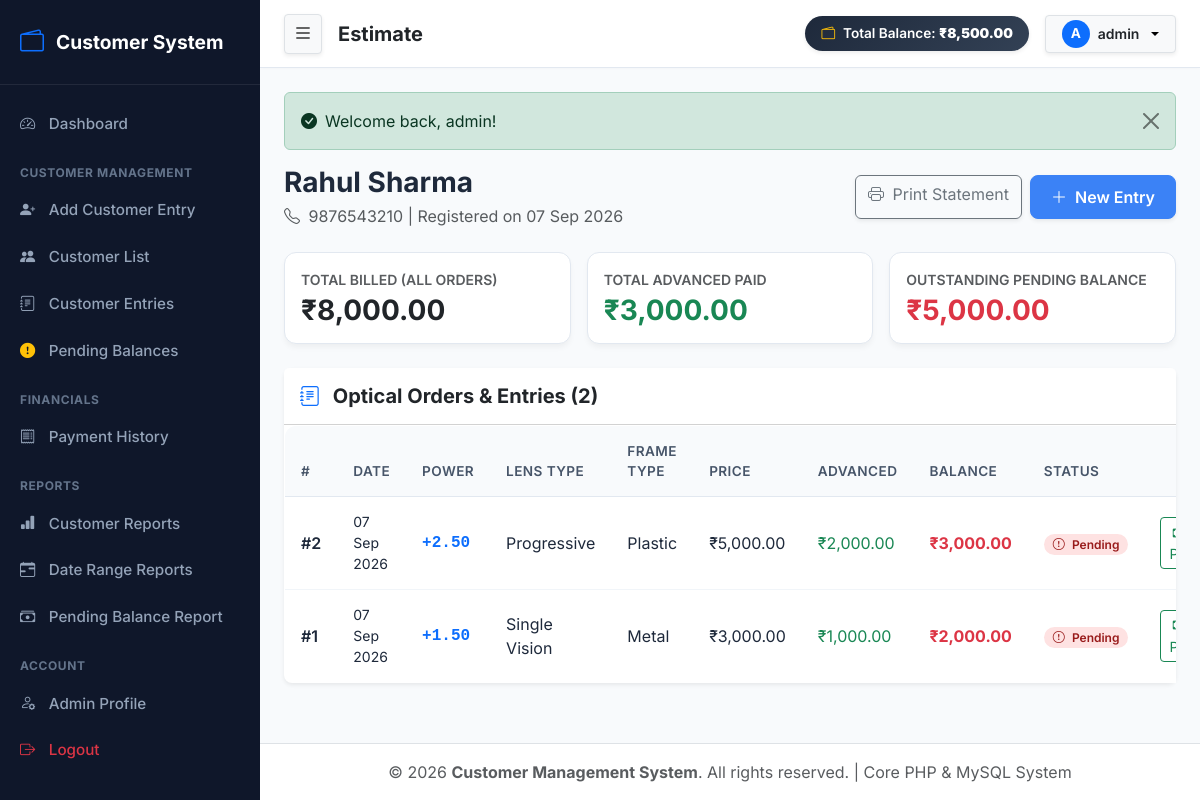
/customers/view.php?id=1 (signed in), run on the app's committed database.
### tables this page shows
CREATE TABLE customers (
    id INT AUTO_INCREMENT PRIMARY KEY,
    name VARCHAR(100) NOT NULL,
    mobile VARCHAR(15) NOT NULL UNIQUE,
    created_at TIMESTAMP DEFAULT CURRENT_TIMESTAMP,
    updated_at TIMESTAMP DEFAULT CURRENT_TIMESTAMP ON UPDATE CURRENT_TIMESTAMP,
    INDEX idx_mobile (mobile),
    INDEX idx_name (name)
);

CREATE TABLE customer_entries (
    id INT AUTO_INCREMENT PRIMARY KEY,
    customer_id INT NOT NULL,
    power_id INT NULL,
    lens_type_id INT NULL,
    frame_type_id INT NULL,
    entry_date DATE NOT NULL,
    price DECIMAL(10,2) NOT NULL DEFAULT 0.00,
    advanced DECIMAL(10,2) NOT NULL DEFAULT 0.00,
    balance DECIMAL(10,2) NOT NULL DEFAULT 0.00,
    status ENUM('Paid', 'Pending') NOT NULL DEFAULT 'Pending',
    notes TEXT NULL,
    created_at TIMESTAMP DEFAULT CURRENT_TIMESTAMP,
    updated_at TIMESTAMP DEFAULT CURRENT_TIMESTAMP ON UPDATE CURRENT_TIMESTAMP,
    FOREIGN KEY (customer_id) REFERENCES customers(id) ON DELETE CASCADE,
    FOREIGN KEY (power_id) REFERENCES powers(id) ON DELETE SET NULL,
    FOREIGN KEY (lens_type_id) REFERENCES lens_types(id) ON DELETE SET NULL,
    FOREIGN KEY (frame_type_id) REFERENCES frame_types(id) ON DELETE SET NULL,
    INDEX idx_customer_id (customer_id),
    INDEX idx_entry_date (entry_date),
    INDEX idx_status (status)
);

CREATE TABLE powers (
    id INT AUTO_INCREMENT PRIMARY KEY,
    name VARCHAR(50) NOT NULL UNIQUE,
    status ENUM('active', 'inactive') NOT NULL DEFAULT 'active',
    created_at TIMESTAMP DEFAULT CURRENT_TIMESTAMP,
    updated_at TIMESTAMP DEFAULT CURRENT_TIMESTAMP ON UPDATE CURRENT_TIMESTAMP
);

CREATE TABLE lens_types (
    id INT AUTO_INCREMENT PRIMARY KEY,
    name VARCHAR(100) NOT NULL UNIQUE,
    status ENUM('active', 'inactive') NOT NULL DEFAULT 'active',
    created_at TIMESTAMP DEFAULT CURRENT_TIMESTAMP,
    updated_at TIMESTAMP DEFAULT CURRENT_TIMESTAMP ON UPDATE CURRENT_TIMESTAMP
);

CREATE TABLE frame_types (
    id INT AUTO_INCREMENT PRIMARY KEY,
    name VARCHAR(100) NOT NULL UNIQUE,
    status ENUM('active', 'inactive') NOT NULL DEFAULT 'active',
    created_at TIMESTAMP DEFAULT CURRENT_TIMESTAMP,
    updated_at TIMESTAMP DEFAULT CURRENT_TIMESTAMP ON UPDATE CURRENT_TIMESTAMP
);

### customers/view.php (the view, shortened to what this page needs)
<?php
require_once __DIR__ . '/../includes/header.php';
$db = Database::getConnection();
$customerId = (int)($_GET['id'] ?? 0);
$custStmt = $db->prepare("SELECT * FROM customers WHERE id = ?");
$custStmt->execute([$customerId]);
$customer = $custStmt->fetch();
$financials = getCustomerFinancialSummary($customerId);
$entriesStmt = $db->prepare("
    SELECT
        ce.*,
        p.name as power_name,
        lt.name as lens_type_name,
        ft.name as frame_type_name
    FROM customer_entries ce
    LEFT JOIN powers p ON ce.power_id = p.id
    LEFT JOIN lens_types lt ON ce.lens_type_id = lt.id
    LEFT JOIN frame_types ft ON ce.frame_type_id = ft.id
    WHERE ce.customer_id = ?
    ORDER BY ce.id DESC
");
$entriesStmt->execute([$customerId]);
$entries = $entriesStmt->fetchAll();
?>
<div class="d-flex flex-wrap justify-content-between align-items-center mb-4 gap-3">
    <div>
        <h3 class="fw-bold mb-1"><?php echo htmlspecialchars($customer['name']); ?></h3>
        <p class="text-muted m-0"><i class="bi bi-telephone me-1"></i> <?php echo htmlspecialchars($customer['mobile']); ?> | Registered on <?php echo date('d M Y', strtotime($customer['created_at'])); ?></p>
    </div>
    <div class="d-flex gap-2">
        <a href="../print/statement.php?id=<?php echo $customer['id']; ?>" target="_blank" class="btn btn-outline-secondary shadow-sm">
            <i class="bi bi-printer me-1"></i> Print Statement
        </a>
        <a href="../entries/add.php?customer_id=<?php echo $customer['id']; ?>" class="btn btn-primary shadow-sm">
            <i class="bi bi-plus-lg me-1"></i> New Entry
        </a>
    </div>
</div>
<div class="row g-3 mb-4">
    <div class="col-12 col-md-4">
        <div class="card card-stat p-3">
            <span class="text-muted small fw-semibold text-uppercase">Total Billed (All Orders)</span>
            <h3 class="fw-bold text-dark mt-1 mb-0"><?php echo formatCurrency($financials['total_price']); ?></h3>
        </div>
    </div>
    <div class="col-12 col-md-4">
        <div class="card card-stat p-3">
            <span class="text-muted small fw-semibold text-uppercase">Total Advanced Paid</span>
            <h3 class="fw-bold text-success mt-1 mb-0"><?php echo formatCurrency($financials['total_advanced']); ?></h3>
        </div>
    </div>
    <div class="col-12 col-md-4">
        <div class="card card-stat p-3">
            <span class="text-muted small fw-semibold text-uppercase">Outstanding Pending Balance</span>
            <h3 class="fw-bold <?php echo ($financials['total_balance'] > 0) ? 'text-danger' : 'text-muted'; ?> mt-1 mb-0">
                <?php echo formatCurrency($financials['total_balance']); ?>
            </h3>
        </div>
    </div>
</div>
<div class="card border-0 shadow-sm rounded-3">
    <div class="card-header bg-white py-3 d-flex justify-content-between align-items-center">
        <h5 class="fw-bold m-0 text-dark"><i class="bi bi-journal-text text-primary me-2"></i> Optical Orders & Entries (<?php echo count($entries); ?>)</h5>
    </div>
    <div class="table-responsive">
        <table class="table table-custom mb-0">
            <thead>
                <tr>
                    <th>#</th>
                    <th>Date</th>
                    <th>Power</th>
                    <th>Lens Type</th>
                    <th>Frame Type</th>
                    <th>Price</th>
                    <th>Advanced</th>
                    <th>Balance</th>
                    <th>Status</th>
                    <th class="text-end">Actions</th>
                </tr>
            </thead>
            <tbody>
                <?php if (empty($entries)): ?>
                    <tr>
                        <td colspan="10" class="text-center py-4 text-muted">No optical entries found for this customer.</td>
                    </tr>
                <?php else: ?>
                    <?php foreach ($entries as $entry): ?>
                        <tr>
                            <td class="fw-semibold">#<?php echo $entry['id']; ?></td>
                            <td class="small"><?php echo date('d M Y', strtotime($entry['entry_date'])); ?></td>
                            <td class="font-monospace fw-bold text-primary"><?php echo htmlspecialchars($entry['power_name'] ?? 'N/A'); ?></td>
                            <td><?php echo htmlspecialchars($entry['lens_type_name'] ?? 'N/A'); ?></td>
                            <td><?php echo htmlspecialchars($entry['frame_type_name'] ?? 'N/A'); ?></td>
                            <td><?php echo formatCurrency($entry['price']); ?></td>
                            <td class="text-success"><?php echo formatCurrency($entry['advanced']); ?></td>
                            <td class="fw-bold <?php echo ($entry['balance'] > 0) ? 'text-danger' : 'text-muted'; ?>">
                                <?php echo formatCurrency($entry['balance']); ?>
                            </td>
                            <td>
                                <?php if ($entry['status'] === 'Paid'): ?>
                                    <span class="badge badge-status-paid"><i class="bi bi-check-circle me-1"></i> Paid</span>
                                <?php else: ?>
                                    <span class="badge badge-status-pending"><i class="bi bi-exclamation-circle me-1"></i> Pending</span>
                                <?php endif; ?>
                            </td>
                            <td class="text-end">
                                <div class="btn-group btn-group-sm">
                                    <?php if ($entry['balance'] > 0): ?>
                                        <button class="btn btn-outline-success" data-bs-toggle="modal" data-bs-target="#payModal<?php echo $entry['id']; ?>" title="Record Additional Payment">
                                            <i class="bi bi-cash me-1"></i> Pay
                                        </button>
                                    <?php endif; ?>
                                </div>
                            </td>
                        </tr>
                    <?php endforeach; ?>
                <?php endif; ?>
            </tbody>
        </table>
    </div>
</div>
<?php require_once __DIR__ . '/../includes/footer.php'; ?>

### assets/css/style.css (style rules this page uses)
:root { --primary-color: #3b82f6; --primary-hover: #2563eb; --dark-sidebar: #0f172a; --sidebar-text: #94a3b8; --sidebar-text-active: #ffffff; --bg-body: #f8fafc; --card-bg: #ffffff; --border-color: #e2e8f0; --text-primary: #1e293b; --text-muted: #64748b; --success-color: #10b981; --warning-color: #f59e0b; --danger-color: #ef4444; }
body { font-family: 'Inter', system-ui, -apple-system, sans-serif; background-color: var(--bg-body); color: var(--text-primary); min-height: 100vh; margin: 0; }
.card-stat { border: 1px solid var(--border-color); border-radius: 0.75rem; background: #ffffff; box-shadow: 0 4px 6px -1px rgba(0, 0, 0, 0.05); transition: transform 0.2s ease, box-shadow 0.2s ease; }
.badge-status-pending { background-color: #fee2e2; color: #991b1b; font-weight: 600; padding: 0.35em 0.75em; border-radius: 50rem; }
.table-custom { background: #ffffff; border-radius: 0.75rem; overflow: hidden; border: 1px solid var(--border-color); }
.table-custom th { background-color: #f8fafc; color: #475569; font-weight: 600; font-size: 0.85rem; text-transform: uppercase; letter-spacing: 0.03em; border-bottom: 1px solid var(--border-color); padding: 0.9rem 1rem; }
.table-custom td { padding: 0.9rem 1rem; vertical-align: middle; color: var(--text-primary); border-bottom: 1px solid #f1f5f9; }
.table-custom tr:last-child td { border-bottom: none; }
.btn-primary { background-color: var(--primary-color); border-color: var(--primary-color); font-weight: 600; border-radius: 0.5rem; padding: 0.55rem 1.25rem; }

### data on the page
customers: name "Rahul Sharma", mobile "9876543210", created_at "07 Sep 2026"
customer_entries: id "2", entry_date "07 Sep 2026", power.name "+2.50", lens_type.name "Progressive", frame_type.name "Plastic", price "₹5,000.00", advanced "₹2,000.00", balance "₹3,000.00", status "Pending" (drawn)
customer_entries: id "1", entry_date "07 Sep 2026", power.name "+1.50", lens_type.name "Single Vision", frame_type.name "Metal", price "₹3,000.00", advanced "₹1,000.00", balance "₹2,000.00", status "Pending" (drawn)

### other printed values
formatCurrency($headerStats['total_balance'] ?? 0) "₹8,500.00"
substr($adminName, 0, 1) "A"
$adminName "admin"
$_SESSION['flash_success'] "Welcome back, admin!"
formatCurrency($financials['total_price']) "₹8,000.00"
formatCurrency($financials['total_advanced']) "₹3,000.00"
formatCurrency($financials['total_balance']) "₹5,000.00"
count($entries) "2"
